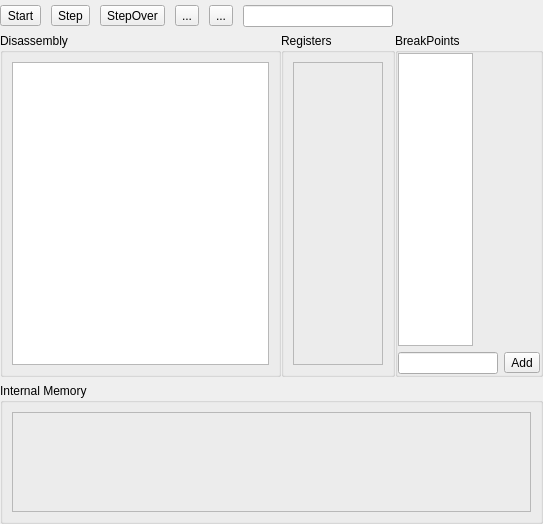
<?xml version="1.0" encoding="UTF-8"?>
<ui version="4.0">
 <class>DialogDasm</class>
 <widget class="QDialog" name="DialogDasm">
  <property name="geometry">
   <rect>
    <x>0</x>
    <y>0</y>
    <width>543</width>
    <height>524</height>
   </rect>
  </property>
  <property name="windowTitle">
   <string>Debug</string>
  </property>
  <layout class="QVBoxLayout" name="verticalLayout_3">
   <property name="leftMargin">
    <number>0</number>
   </property>
   <property name="topMargin">
    <number>5</number>
   </property>
   <property name="rightMargin">
    <number>0</number>
   </property>
   <property name="bottomMargin">
    <number>0</number>
   </property>
   <item>
    <layout class="QHBoxLayout" name="horizontalLayout_3" stretch="0,0,0,0,0,0,0">
     <property name="spacing">
      <number>10</number>
     </property>
     <item>
      <widget class="QToolButton" name="tbStart">
       <property name="text">
        <string>Start</string>
       </property>
      </widget>
     </item>
     <item>
      <widget class="QToolButton" name="tbStep">
       <property name="text">
        <string>Step</string>
       </property>
      </widget>
     </item>
     <item>
      <widget class="QToolButton" name="tbStepOver">
       <property name="text">
        <string>StepOver</string>
       </property>
      </widget>
     </item>
     <item>
      <widget class="QToolButton" name="toolButton_4">
       <property name="text">
        <string>...</string>
       </property>
      </widget>
     </item>
     <item>
      <widget class="QToolButton" name="toolButton_5">
       <property name="text">
        <string>...</string>
       </property>
      </widget>
     </item>
     <item>
      <widget class="QLineEdit" name="lineEdit"/>
     </item>
     <item>
      <spacer name="horizontalSpacer">
       <property name="orientation">
        <enum>Qt::Horizontal</enum>
       </property>
       <property name="sizeHint" stdset="0">
        <size>
         <width>40</width>
         <height>20</height>
        </size>
       </property>
      </spacer>
     </item>
    </layout>
   </item>
   <item>
    <layout class="QHBoxLayout" name="horizontalLayout" stretch="0,0,0">
     <property name="spacing">
      <number>0</number>
     </property>
     <property name="sizeConstraint">
      <enum>QLayout::SetDefaultConstraint</enum>
     </property>
     <property name="margin">
      <number>0</number>
     </property>
     <item>
      <widget class="QGroupBox" name="groupBox">
       <property name="sizePolicy">
        <sizepolicy hsizetype="Expanding" vsizetype="Preferred">
         <horstretch>0</horstretch>
         <verstretch>0</verstretch>
        </sizepolicy>
       </property>
       <property name="title">
        <string>Disassembly</string>
       </property>
       <layout class="QHBoxLayout" name="horizontalLayout_2">
        <item>
         <widget class="QListWidget" name="codelistWidget"/>
        </item>
       </layout>
      </widget>
     </item>
     <item>
      <widget class="QGroupBox" name="groupBox_2">
       <property name="sizePolicy">
        <sizepolicy hsizetype="Fixed" vsizetype="Preferred">
         <horstretch>0</horstretch>
         <verstretch>0</verstretch>
        </sizepolicy>
       </property>
       <property name="minimumSize">
        <size>
         <width>114</width>
         <height>0</height>
        </size>
       </property>
       <property name="maximumSize">
        <size>
         <width>16777215</width>
         <height>16777215</height>
        </size>
       </property>
       <property name="baseSize">
        <size>
         <width>0</width>
         <height>0</height>
        </size>
       </property>
       <property name="title">
        <string>Registers</string>
       </property>
       <layout class="QVBoxLayout" name="verticalLayout">
        <property name="sizeConstraint">
         <enum>QLayout::SetDefaultConstraint</enum>
        </property>
        <item>
         <widget class="QFrame" name="regframe">
          <property name="sizePolicy">
           <sizepolicy hsizetype="Minimum" vsizetype="Expanding">
            <horstretch>0</horstretch>
            <verstretch>0</verstretch>
           </sizepolicy>
          </property>
          <property name="maximumSize">
           <size>
            <width>16777215</width>
            <height>16777215</height>
           </size>
          </property>
          <property name="frameShape">
           <enum>QFrame::StyledPanel</enum>
          </property>
          <property name="frameShadow">
           <enum>QFrame::Raised</enum>
          </property>
         </widget>
        </item>
       </layout>
      </widget>
     </item>
     <item>
      <layout class="QVBoxLayout" name="verticalLayout_4">
       <property name="sizeConstraint">
        <enum>QLayout::SetDefaultConstraint</enum>
       </property>
       <item>
        <widget class="QGroupBox" name="groupBox_3">
         <property name="title">
          <string>BreakPoints</string>
         </property>
         <layout class="QVBoxLayout" name="verticalLayout_2">
          <property name="margin">
           <number>0</number>
          </property>
          <item>
           <widget class="QListWidget" name="lwBreakPts">
            <property name="sizePolicy">
             <sizepolicy hsizetype="Preferred" vsizetype="Expanding">
              <horstretch>0</horstretch>
              <verstretch>0</verstretch>
             </sizepolicy>
            </property>
            <property name="maximumSize">
             <size>
              <width>75</width>
              <height>16777215</height>
             </size>
            </property>
            <property name="sortingEnabled">
             <bool>true</bool>
            </property>
           </widget>
          </item>
          <item>
           <layout class="QHBoxLayout" name="horizontalLayout_4">
            <item>
             <widget class="QLineEdit" name="breakPointLineEdit">
              <property name="sizePolicy">
               <sizepolicy hsizetype="Ignored" vsizetype="Fixed">
                <horstretch>0</horstretch>
                <verstretch>0</verstretch>
               </sizepolicy>
              </property>
              <property name="minimumSize">
               <size>
                <width>100</width>
                <height>0</height>
               </size>
              </property>
             </widget>
            </item>
            <item>
             <widget class="QToolButton" name="tbAddBrkPt">
              <property name="text">
               <string>Add</string>
              </property>
             </widget>
            </item>
           </layout>
          </item>
         </layout>
        </widget>
       </item>
      </layout>
     </item>
    </layout>
   </item>
   <item>
    <widget class="QGroupBox" name="imemGroupBox">
     <property name="title">
      <string>Internal Memory</string>
     </property>
     <layout class="QVBoxLayout" name="verticalLayout_5">
      <item>
       <widget class="QFrame" name="imemframe">
        <property name="minimumSize">
         <size>
          <width>0</width>
          <height>100</height>
         </size>
        </property>
        <property name="frameShape">
         <enum>QFrame::StyledPanel</enum>
        </property>
        <property name="frameShadow">
         <enum>QFrame::Raised</enum>
        </property>
       </widget>
      </item>
     </layout>
    </widget>
   </item>
  </layout>
 </widget>
 <resources/>
 <connections/>
</ui>
